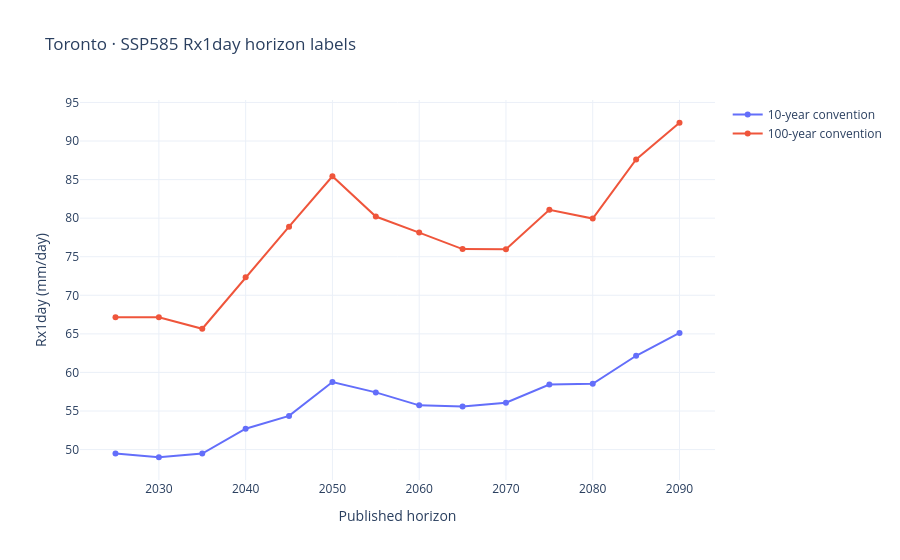

The code cell stored with this chart in its notebook:
### Markdown cell above
## Explore the available horizons

These are source horizon labels, with unspecified window lengths. The lines connect published values without interpolation or an uncertainty band. Compare the two tail quantiles at the focus city; their separation is not ensemble uncertainty. No historical point is implied.

### Code cell
focus = values.loc[values.asset_id.eq(FOCUS_CITY)].sort_values("horizon")
if focus.empty:
    raise LookupError(f"No fixture match for {FOCUS_CITY}")
fig = go.Figure()
for period in (10, 100):
    fig.add_trace(go.Scatter(x=focus.horizon, y=focus[f"value_rp{period}"],
                            mode="lines+markers", name=f"{period}-year convention", connectgaps=False))
fig.update_layout(title=f"{FOCUS_CITY} · SSP585 Rx1day horizon labels",
                  xaxis_title="Published horizon", yaxis_title=f"Rx1day ({rx1day.unit})",
                  template="plotly_white")
fig.show()

### Figure 1 — Plotly figure (JSON) as saved in the notebook; plotly's stock layout.template omitted (floating-point values rounded to 4 significant figures)
{"data": [{"connectgaps": false, "mode": "lines+markers", "name": "10-year convention", "type": "scatter", "x": [2025, 2030, 2035, 2040, 2045, 2050, 2055, 2060, 2065, 2070, 2075, 2080, 2085, 2090], "y": [49.49, 49.0, 49.49, 52.71, 54.37, 58.76, 57.41, 55.73, 55.58, 56.07, 58.44, 58.52, 62.16, 65.13]}, {"connectgaps": false, "mode": "lines+markers", "name": "100-year convention", "type": "scatter", "x": [2025, 2030, 2035, 2040, 2045, 2050, 2055, 2060, 2065, 2070, 2075, 2080, 2085, 2090], "y": [67.16, 67.16, 65.66, 72.35, 78.9, 85.43, 80.21, 78.13, 75.99, 75.98, 81.08, 79.94, 87.61, 92.37]}], "layout": {"title": {"text": "Toronto · SSP585 Rx1day horizon labels"}, "xaxis": {"title": {"text": "Published horizon"}}, "yaxis": {"title": {"text": "Rx1day (mm/day)"}}}}
